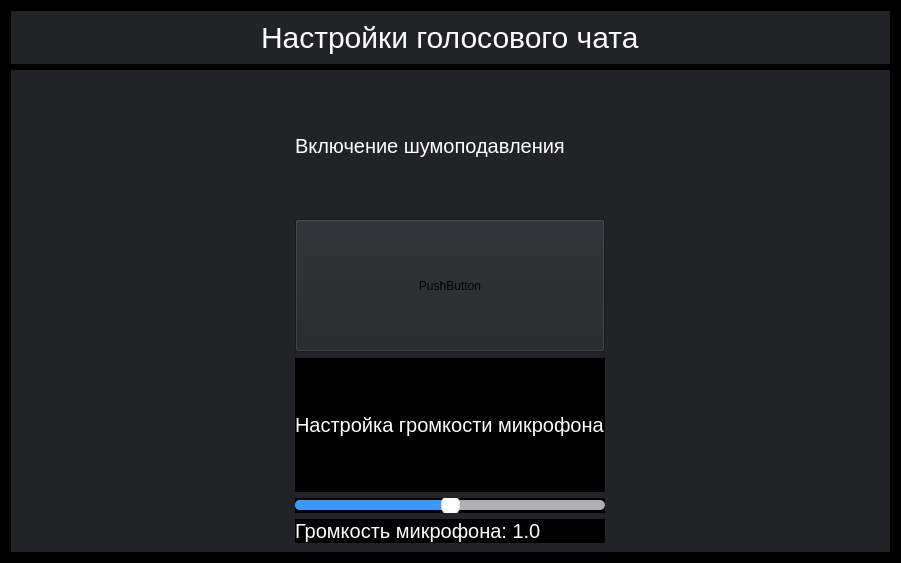
<?xml version="1.0" encoding="UTF-8"?>
<ui version="4.0">
 <class>VoiceParams</class>
 <widget class="QWidget" name="VoiceParams">
  <property name="geometry">
   <rect>
    <x>0</x>
    <y>0</y>
    <width>901</width>
    <height>563</height>
   </rect>
  </property>
  <property name="sizePolicy">
   <sizepolicy hsizetype="Fixed" vsizetype="Fixed">
    <horstretch>0</horstretch>
    <verstretch>0</verstretch>
   </sizepolicy>
  </property>
  <property name="windowTitle">
   <string>Form</string>
  </property>
  <property name="styleSheet">
   <string notr="true">background-color:black;
padding:0px;
margin:0px;</string>
  </property>
  <layout class="QVBoxLayout" name="verticalLayout_2">
   <item>
    <widget class="QFrame" name="verticalFrame">
     <property name="sizePolicy">
      <sizepolicy hsizetype="Preferred" vsizetype="Fixed">
       <horstretch>0</horstretch>
       <verstretch>0</verstretch>
      </sizepolicy>
     </property>
     <property name="styleSheet">
      <string notr="true">background-color:rgba(34,35,39,255);</string>
     </property>
     <layout class="QVBoxLayout" name="verticalLayout_4">
      <item alignment="Qt::AlignHCenter">
       <widget class="QLabel" name="label_3">
        <property name="sizePolicy">
         <sizepolicy hsizetype="Preferred" vsizetype="Preferred">
          <horstretch>0</horstretch>
          <verstretch>0</verstretch>
         </sizepolicy>
        </property>
        <property name="styleSheet">
         <string notr="true">color:white;
border:none;
font-size:30px;</string>
        </property>
        <property name="text">
         <string>Настройки голосового чата</string>
        </property>
       </widget>
      </item>
     </layout>
    </widget>
   </item>
   <item>
    <widget class="QFrame" name="gridFrame">
     <property name="styleSheet">
      <string notr="true">background-color:rgba(34,35,39,255);</string>
     </property>
     <layout class="QGridLayout" name="gridLayout">
      <item row="1" column="0">
       <widget class="QLabel" name="label_2">
        <property name="sizePolicy">
         <sizepolicy hsizetype="Fixed" vsizetype="Preferred">
          <horstretch>0</horstretch>
          <verstretch>0</verstretch>
         </sizepolicy>
        </property>
        <property name="layoutDirection">
         <enum>Qt::LeftToRight</enum>
        </property>
        <property name="autoFillBackground">
         <bool>false</bool>
        </property>
        <property name="styleSheet">
         <string notr="true">color:white;
border:none;
font-size:20px;
background-color:black;
background-color:rgba(34,35,39,255);</string>
        </property>
        <property name="text">
         <string>Включение шумоподавления</string>
        </property>
       </widget>
      </item>
      <item row="5" column="0">
       <widget class="QLabel" name="label">
        <property name="sizePolicy">
         <sizepolicy hsizetype="Preferred" vsizetype="Fixed">
          <horstretch>0</horstretch>
          <verstretch>0</verstretch>
         </sizepolicy>
        </property>
        <property name="styleSheet">
         <string notr="true">color:white;
border:none;
font-size:20px;
background-color:black;
</string>
        </property>
        <property name="text">
         <string>Громкость микрофона: 1.0</string>
        </property>
       </widget>
      </item>
      <item row="4" column="0">
       <widget class="QSlider" name="horizontalSlider">
        <property name="sizePolicy">
         <sizepolicy hsizetype="Minimum" vsizetype="Fixed">
          <horstretch>0</horstretch>
          <verstretch>0</verstretch>
         </sizepolicy>
        </property>
        <property name="font">
         <font>
          <kerning>true</kerning>
         </font>
        </property>
        <property name="cursor">
         <cursorShape>ArrowCursor</cursorShape>
        </property>
        <property name="autoFillBackground">
         <bool>false</bool>
        </property>
        <property name="styleSheet">
         <string notr="true">QSlider{
                background: black;
            }
            QSlider::groove:horizontal {  
                height: 10px;
                margin: 0px;
                border-radius: 5px;
                background: #B0AEB1;
            }
            QSlider::handle:horizontal {
                background: #fff;
                border: 1px solid #E3DEE2;
                width: 17px;
                margin: -5px 0; 
                border-radius: 8px;
            }
            QSlider::sub-page:qlineargradient {
                background: #3B99FC;
                border-radius: 5px;
            }</string>
        </property>
        <property name="minimum">
         <number>-10</number>
        </property>
        <property name="maximum">
         <number>30</number>
        </property>
        <property name="value">
         <number>10</number>
        </property>
        <property name="orientation">
         <enum>Qt::Horizontal</enum>
        </property>
        <property name="invertedAppearance">
         <bool>false</bool>
        </property>
        <property name="invertedControls">
         <bool>false</bool>
        </property>
       </widget>
      </item>
      <item row="3" column="0">
       <widget class="QLabel" name="label_6">
        <property name="sizePolicy">
         <sizepolicy hsizetype="Fixed" vsizetype="Preferred">
          <horstretch>0</horstretch>
          <verstretch>0</verstretch>
         </sizepolicy>
        </property>
        <property name="layoutDirection">
         <enum>Qt::LeftToRight</enum>
        </property>
        <property name="autoFillBackground">
         <bool>false</bool>
        </property>
        <property name="styleSheet">
         <string notr="true">color:white;
border:none;
font-size:20px;
background-color:black;
</string>
        </property>
        <property name="text">
         <string>Настройка громкости микрофона</string>
        </property>
       </widget>
      </item>
      <item row="2" column="0">
       <widget class="QPushButton" name="pushButton">
        <property name="sizePolicy">
         <sizepolicy hsizetype="Minimum" vsizetype="Minimum">
          <horstretch>0</horstretch>
          <verstretch>0</verstretch>
         </sizepolicy>
        </property>
        <property name="minimumSize">
         <size>
          <width>0</width>
          <height>0</height>
         </size>
        </property>
        <property name="sizeIncrement">
         <size>
          <width>0</width>
          <height>0</height>
         </size>
        </property>
        <property name="text">
         <string>PushButton</string>
        </property>
       </widget>
      </item>
     </layout>
    </widget>
   </item>
  </layout>
 </widget>
 <resources>
  <include location="../res-rec.qrc"/>
 </resources>
 <connections/>
</ui>
